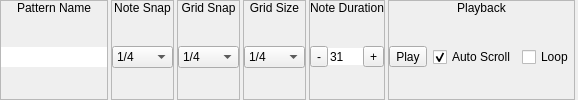
           <widget class="QWidget" name="widget_25" native="true">
            <layout class="QHBoxLayout" name="horizontalLayout_17">
             <property name="spacing">
              <number>3</number>
             </property>
             <property name="leftMargin">
              <number>0</number>
             </property>
             <property name="topMargin">
              <number>0</number>
             </property>
             <property name="rightMargin">
              <number>0</number>
             </property>
             <property name="bottomMargin">
              <number>0</number>
             </property>
             <item>
              <widget class="QFrame" name="frame_15">
               <property name="sizePolicy">
                <sizepolicy hsizetype="Fixed" vsizetype="Preferred">
                 <horstretch>0</horstretch>
                 <verstretch>0</verstretch>
                </sizepolicy>
               </property>
               <property name="frameShape">
                <enum>QFrame::StyledPanel</enum>
               </property>
               <property name="frameShadow">
                <enum>QFrame::Raised</enum>
               </property>
               <layout class="QVBoxLayout" name="verticalLayout_20">
                <property name="spacing">
                 <number>0</number>
                </property>
                <property name="leftMargin">
                 <number>0</number>
                </property>
                <property name="topMargin">
                 <number>0</number>
                </property>
                <property name="rightMargin">
                 <number>0</number>
                </property>
                <property name="bottomMargin">
                 <number>0</number>
                </property>
                <item>
                 <widget class="QLabel" name="label_19">
                  <property name="sizePolicy">
                   <sizepolicy hsizetype="Preferred" vsizetype="Fixed">
                    <horstretch>0</horstretch>
                    <verstretch>0</verstretch>
                   </sizepolicy>
                  </property>
                  <property name="text">
                   <string>Pattern Name</string>
                  </property>
                  <property name="alignment">
                   <set>Qt::AlignCenter</set>
                  </property>
                 </widget>
                </item>
                <item>
                 <widget class="QWidget" name="widget_26" native="true">
                  <layout class="QHBoxLayout" name="horizontalLayout_19">
                   <property name="spacing">
                    <number>0</number>
                   </property>
                   <property name="leftMargin">
                    <number>0</number>
                   </property>
                   <property name="topMargin">
                    <number>0</number>
                   </property>
                   <property name="rightMargin">
                    <number>0</number>
                   </property>
                   <property name="bottomMargin">
                    <number>0</number>
                   </property>
                   <item>
                    <widget class="QLineEdit" name="lePatternName">
                     <property name="sizePolicy">
                      <sizepolicy hsizetype="Fixed" vsizetype="Fixed">
                       <horstretch>0</horstretch>
                       <verstretch>0</verstretch>
                      </sizepolicy>
                     </property>
                     <property name="frame">
                      <bool>false</bool>
                     </property>
                    </widget>
                   </item>
                  </layout>
                 </widget>
                </item>
               </layout>
              </widget>
             </item>
             <item>
              <widget class="QFrame" name="frame_17">
               <property name="sizePolicy">
                <sizepolicy hsizetype="Fixed" vsizetype="Preferred">
                 <horstretch>0</horstretch>
                 <verstretch>0</verstretch>
                </sizepolicy>
               </property>
               <property name="frameShape">
                <enum>QFrame::StyledPanel</enum>
               </property>
               <property name="frameShadow">
                <enum>QFrame::Raised</enum>
               </property>
               <layout class="QVBoxLayout" name="verticalLayout_21">
                <property name="spacing">
                 <number>0</number>
                </property>
                <property name="leftMargin">
                 <number>0</number>
                </property>
                <property name="topMargin">
                 <number>0</number>
                </property>
                <property name="rightMargin">
                 <number>0</number>
                </property>
                <property name="bottomMargin">
                 <number>0</number>
                </property>
                <item>
                 <widget class="QLabel" name="label_20">
                  <property name="sizePolicy">
                   <sizepolicy hsizetype="Preferred" vsizetype="Fixed">
                    <horstretch>0</horstretch>
                    <verstretch>0</verstretch>
                   </sizepolicy>
                  </property>
                  <property name="text">
                   <string>Note Snap</string>
                  </property>
                  <property name="alignment">
                   <set>Qt::AlignCenter</set>
                  </property>
                 </widget>
                </item>
                <item>
                 <widget class="QWidget" name="widget_27" native="true">
                  <layout class="QHBoxLayout" name="horizontalLayout_18">
                   <property name="spacing">
                    <number>0</number>
                   </property>
                   <property name="leftMargin">
                    <number>0</number>
                   </property>
                   <property name="topMargin">
                    <number>0</number>
                   </property>
                   <property name="rightMargin">
                    <number>0</number>
                   </property>
                   <property name="bottomMargin">
                    <number>0</number>
                   </property>
                   <item>
                    <widget class="QComboBox" name="optNoteSnap">
                     <property name="currentIndex">
                      <number>5</number>
                     </property>
                     <item>
                      <property name="text">
                       <string>1/128</string>
                      </property>
                     </item>
                     <item>
                      <property name="text">
                       <string>1/64</string>
                      </property>
                     </item>
                     <item>
                      <property name="text">
                       <string>1/32</string>
                      </property>
                     </item>
                     <item>
                      <property name="text">
                       <string>1/16</string>
                      </property>
                     </item>
                     <item>
                      <property name="text">
                       <string>1/8</string>
                      </property>
                     </item>
                     <item>
                      <property name="text">
                       <string>1/4</string>
                      </property>
                     </item>
                    </widget>
                   </item>
                  </layout>
                 </widget>
                </item>
               </layout>
              </widget>
             </item>
             <item>
              <widget class="QFrame" name="frame_21">
               <property name="sizePolicy">
                <sizepolicy hsizetype="Fixed" vsizetype="Preferred">
                 <horstretch>0</horstretch>
                 <verstretch>0</verstretch>
                </sizepolicy>
               </property>
               <property name="frameShape">
                <enum>QFrame::StyledPanel</enum>
               </property>
               <property name="frameShadow">
                <enum>QFrame::Raised</enum>
               </property>
               <layout class="QVBoxLayout" name="verticalLayout_25">
                <property name="spacing">
                 <number>0</number>
                </property>
                <property name="leftMargin">
                 <number>0</number>
                </property>
                <property name="topMargin">
                 <number>0</number>
                </property>
                <property name="rightMargin">
                 <number>0</number>
                </property>
                <property name="bottomMargin">
                 <number>0</number>
                </property>
                <item>
                 <widget class="QLabel" name="label_23">
                  <property name="sizePolicy">
                   <sizepolicy hsizetype="Preferred" vsizetype="Fixed">
                    <horstretch>0</horstretch>
                    <verstretch>0</verstretch>
                   </sizepolicy>
                  </property>
                  <property name="text">
                   <string>Grid Snap</string>
                  </property>
                  <property name="alignment">
                   <set>Qt::AlignCenter</set>
                  </property>
                 </widget>
                </item>
                <item>
                 <widget class="QWidget" name="widget_30" native="true">
                  <layout class="QHBoxLayout" name="horizontalLayout_22">
                   <property name="spacing">
                    <number>0</number>
                   </property>
                   <property name="leftMargin">
                    <number>0</number>
                   </property>
                   <property name="topMargin">
                    <number>0</number>
                   </property>
                   <property name="rightMargin">
                    <number>0</number>
                   </property>
                   <property name="bottomMargin">
                    <number>0</number>
                   </property>
                   <item>
                    <widget class="QComboBox" name="optGridSnap">
                     <property name="currentIndex">
                      <number>5</number>
                     </property>
                     <item>
                      <property name="text">
                       <string>1/128</string>
                      </property>
                     </item>
                     <item>
                      <property name="text">
                       <string>1/64</string>
                      </property>
                     </item>
                     <item>
                      <property name="text">
                       <string>1/32</string>
                      </property>
                     </item>
                     <item>
                      <property name="text">
                       <string>1/16</string>
                      </property>
                     </item>
                     <item>
                      <property name="text">
                       <string>1/8</string>
                      </property>
                     </item>
                     <item>
                      <property name="text">
                       <string>1/4</string>
                      </property>
                     </item>
                    </widget>
                   </item>
                  </layout>
                 </widget>
                </item>
               </layout>
              </widget>
             </item>
             <item>
              <widget class="QFrame" name="frame_18">
               <property name="sizePolicy">
                <sizepolicy hsizetype="Fixed" vsizetype="Preferred">
                 <horstretch>0</horstretch>
                 <verstretch>0</verstretch>
                </sizepolicy>
               </property>
               <property name="frameShape">
                <enum>QFrame::StyledPanel</enum>
               </property>
               <property name="frameShadow">
                <enum>QFrame::Raised</enum>
               </property>
               <layout class="QVBoxLayout" name="verticalLayout_22">
                <property name="spacing">
                 <number>0</number>
                </property>
                <property name="leftMargin">
                 <number>0</number>
                </property>
                <property name="topMargin">
                 <number>0</number>
                </property>
                <property name="rightMargin">
                 <number>0</number>
                </property>
                <property name="bottomMargin">
                 <number>0</number>
                </property>
                <item>
                 <widget class="QLabel" name="label_21">
                  <property name="sizePolicy">
                   <sizepolicy hsizetype="Preferred" vsizetype="Fixed">
                    <horstretch>0</horstretch>
                    <verstretch>0</verstretch>
                   </sizepolicy>
                  </property>
                  <property name="text">
                   <string>Grid Size</string>
                  </property>
                  <property name="alignment">
                   <set>Qt::AlignCenter</set>
                  </property>
                 </widget>
                </item>
                <item>
                 <widget class="QWidget" name="widget_28" native="true">
                  <layout class="QHBoxLayout" name="horizontalLayout_20">
                   <property name="spacing">
                    <number>0</number>
                   </property>
                   <property name="leftMargin">
                    <number>0</number>
                   </property>
                   <property name="topMargin">
                    <number>0</number>
                   </property>
                   <property name="rightMargin">
                    <number>0</number>
                   </property>
                   <property name="bottomMargin">
                    <number>0</number>
                   </property>
                   <item>
                    <widget class="QComboBox" name="optGridSize">
                     <property name="currentIndex">
                      <number>5</number>
                     </property>
                     <item>
                      <property name="text">
                       <string>1/128</string>
                      </property>
                     </item>
                     <item>
                      <property name="text">
                       <string>1/64</string>
                      </property>
                     </item>
                     <item>
                      <property name="text">
                       <string>1/32</string>
                      </property>
                     </item>
                     <item>
                      <property name="text">
                       <string>1/16</string>
                      </property>
                     </item>
                     <item>
                      <property name="text">
                       <string>1/8</string>
                      </property>
                     </item>
                     <item>
                      <property name="text">
                       <string>1/4</string>
                      </property>
                     </item>
                    </widget>
                   </item>
                  </layout>
                 </widget>
                </item>
               </layout>
              </widget>
             </item>
             <item>
              <widget class="QFrame" name="frame_23">
               <property name="sizePolicy">
                <sizepolicy hsizetype="Fixed" vsizetype="Preferred">
                 <horstretch>0</horstretch>
                 <verstretch>0</verstretch>
                </sizepolicy>
               </property>
               <property name="frameShape">
                <enum>QFrame::StyledPanel</enum>
               </property>
               <property name="frameShadow">
                <enum>QFrame::Raised</enum>
               </property>
               <layout class="QVBoxLayout" name="verticalLayout_27">
                <property name="spacing">
                 <number>0</number>
                </property>
                <property name="leftMargin">
                 <number>0</number>
                </property>
                <property name="topMargin">
                 <number>0</number>
                </property>
                <property name="rightMargin">
                 <number>0</number>
                </property>
                <property name="bottomMargin">
                 <number>0</number>
                </property>
                <item>
                 <widget class="QLabel" name="label_24">
                  <property name="sizePolicy">
                   <sizepolicy hsizetype="Preferred" vsizetype="Fixed">
                    <horstretch>0</horstretch>
                    <verstretch>0</verstretch>
                   </sizepolicy>
                  </property>
                  <property name="text">
                   <string>Note Duration</string>
                  </property>
                  <property name="alignment">
                   <set>Qt::AlignCenter</set>
                  </property>
                 </widget>
                </item>
                <item>
                 <widget class="QWidget" name="widget_31" native="true">
                  <layout class="QHBoxLayout" name="horizontalLayout_24">
                   <property name="spacing">
                    <number>0</number>
                   </property>
                   <property name="leftMargin">
                    <number>0</number>
                   </property>
                   <property name="topMargin">
                    <number>0</number>
                   </property>
                   <property name="rightMargin">
                    <number>0</number>
                   </property>
                   <property name="bottomMargin">
                    <number>0</number>
                   </property>
                   <item>
                    <widget class="QToolButton" name="btnMinusNoteDuration">
                     <property name="text">
                      <string>-</string>
                     </property>
                     <property name="shortcut">
                      <string>-</string>
                     </property>
                    </widget>
                   </item>
                   <item>
                    <widget class="QSpinBox" name="numNoteDuration">
                     <property name="frame">
                      <bool>false</bool>
                     </property>
                     <property name="buttonSymbols">
                      <enum>QAbstractSpinBox::NoButtons</enum>
                     </property>
                     <property name="maximum">
                      <number>255</number>
                     </property>
                     <property name="singleStep">
                      <number>32</number>
                     </property>
                     <property name="value">
                      <number>31</number>
                     </property>
                    </widget>
                   </item>
                   <item>
                    <widget class="QToolButton" name="btnPlusNoteDuration">
                     <property name="text">
                      <string>+</string>
                     </property>
                     <property name="shortcut">
                      <string>=</string>
                     </property>
                    </widget>
                   </item>
                  </layout>
                 </widget>
                </item>
               </layout>
              </widget>
             </item>
             <item>
              <widget class="QFrame" name="frame_19">
               <property name="sizePolicy">
                <sizepolicy hsizetype="Fixed" vsizetype="Preferred">
                 <horstretch>0</horstretch>
                 <verstretch>0</verstretch>
                </sizepolicy>
               </property>
               <property name="frameShape">
                <enum>QFrame::StyledPanel</enum>
               </property>
               <property name="frameShadow">
                <enum>QFrame::Raised</enum>
               </property>
               <layout class="QVBoxLayout" name="verticalLayout_23">
                <property name="spacing">
                 <number>0</number>
                </property>
                <property name="leftMargin">
                 <number>0</number>
                </property>
                <property name="topMargin">
                 <number>0</number>
                </property>
                <property name="rightMargin">
                 <number>0</number>
                </property>
                <property name="bottomMargin">
                 <number>0</number>
                </property>
                <item>
                 <widget class="QLabel" name="label_22">
                  <property name="sizePolicy">
                   <sizepolicy hsizetype="Preferred" vsizetype="Fixed">
                    <horstretch>0</horstretch>
                    <verstretch>0</verstretch>
                   </sizepolicy>
                  </property>
                  <property name="text">
                   <string>Playback</string>
                  </property>
                  <property name="alignment">
                   <set>Qt::AlignCenter</set>
                  </property>
                 </widget>
                </item>
                <item>
                 <widget class="QWidget" name="widget_29" native="true">
                  <layout class="QHBoxLayout" name="horizontalLayout_21">
                   <property name="spacing">
                    <number>6</number>
                   </property>
                   <property name="leftMargin">
                    <number>0</number>
                   </property>
                   <property name="topMargin">
                    <number>0</number>
                   </property>
                   <property name="rightMargin">
                    <number>0</number>
                   </property>
                   <property name="bottomMargin">
                    <number>0</number>
                   </property>
                   <item>
                    <widget class="QToolButton" name="btnPlayPattern">
                     <property name="sizePolicy">
                      <sizepolicy hsizetype="Fixed" vsizetype="Fixed">
                       <horstretch>0</horstretch>
                       <verstretch>0</verstretch>
                      </sizepolicy>
                     </property>
                     <property name="text">
                      <string>Play</string>
                     </property>
                    </widget>
                   </item>
                   <item>
                    <widget class="QCheckBox" name="chkAutoScrollPattern">
                     <property name="text">
                      <string>Auto Scroll</string>
                     </property>
                     <property name="checked">
                      <bool>true</bool>
                     </property>
                    </widget>
                   </item>
                   <item>
                    <widget class="QCheckBox" name="chkLoopPattern">
                     <property name="sizePolicy">
                      <sizepolicy hsizetype="Fixed" vsizetype="Fixed">
                       <horstretch>0</horstretch>
                       <verstretch>0</verstretch>
                      </sizepolicy>
                     </property>
                     <property name="text">
                      <string>Loop</string>
                     </property>
                    </widget>
                   </item>
                  </layout>
                 </widget>
                </item>
               </layout>
              </widget>
             </item>
             <item>
              <widget class="QFrame" name="frame_16">
               <property name="frameShape">
                <enum>QFrame::StyledPanel</enum>
               </property>
               <property name="frameShadow">
                <enum>QFrame::Raised</enum>
               </property>
              </widget>
             </item>
            </layout>
           </widget>
